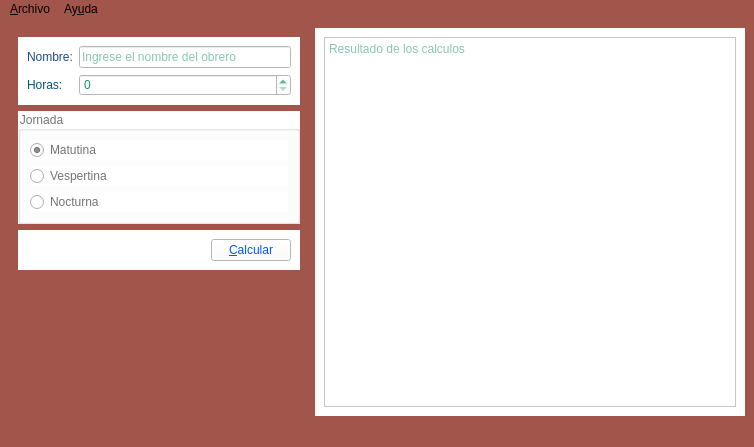
<?xml version="1.0" encoding="UTF-8"?>
<ui version="4.0">
 <class>Salarios</class>
 <widget class="QMainWindow" name="Salarios">
  <property name="geometry">
   <rect>
    <x>0</x>
    <y>0</y>
    <width>754</width>
    <height>447</height>
   </rect>
  </property>
  <property name="minimumSize">
   <size>
    <width>600</width>
    <height>0</height>
   </size>
  </property>
  <property name="windowTitle">
   <string>Salarios</string>
  </property>
  <property name="windowIcon">
   <iconset resource="Recursos.qrc">
    <normaloff>:/recursos/img/salario.png</normaloff>:/recursos/img/salario.png</iconset>
  </property>
  <property name="autoFillBackground">
   <bool>false</bool>
  </property>
  <property name="styleSheet">
   <string notr="true">background-color: rgb(176, 200, 190);
background-color: rgb(161,85,75);</string>
  </property>
  <widget class="QWidget" name="centralwidget">
   <layout class="QHBoxLayout" name="horizontalLayout_3">
    <item>
     <widget class="QWidget" name="widget" native="true">
      <property name="minimumSize">
       <size>
        <width>250</width>
        <height>0</height>
       </size>
      </property>
      <property name="maximumSize">
       <size>
        <width>300</width>
        <height>16777215</height>
       </size>
      </property>
      <property name="styleSheet">
       <string notr="true">color: rgb(31, 40, 95);
</string>
      </property>
      <layout class="QVBoxLayout" name="verticalLayout_2">
       <item>
        <widget class="QWidget" name="widget_3" native="true">
         <property name="styleSheet">
          <string notr="true">color: rgb(18, 141, 106);;
background-color: rgb(255, 255, 255);</string>
         </property>
         <layout class="QFormLayout" name="formLayout">
          <item row="0" column="0">
           <widget class="QLabel" name="label">
            <property name="styleSheet">
             <string notr="true">color: rgb(32, 74, 135);</string>
            </property>
            <property name="text">
             <string>Nombre:</string>
            </property>
           </widget>
          </item>
          <item row="0" column="1">
           <widget class="QLineEdit" name="inNombre">
            <property name="placeholderText">
             <string>Ingrese el nombre del obrero</string>
            </property>
           </widget>
          </item>
          <item row="1" column="0">
           <widget class="QLabel" name="label_2">
            <property name="styleSheet">
             <string notr="true">color: rgb(0, 85, 127);</string>
            </property>
            <property name="text">
             <string>Horas:</string>
            </property>
           </widget>
          </item>
          <item row="1" column="1">
           <widget class="QSpinBox" name="inHoras"/>
          </item>
         </layout>
        </widget>
       </item>
       <item>
        <widget class="QGroupBox" name="groupBox">
         <property name="styleSheet">
          <string notr="true">color: rgb(18, 141, 106);;
color: rgb(0, 85, 255);
color: rgb(115, 115, 115);
background-color: rgb(130, 130, 130);
background-color: rgb(255, 255, 255);</string>
         </property>
         <property name="title">
          <string>Jornada</string>
         </property>
         <layout class="QVBoxLayout" name="verticalLayout">
          <item>
           <widget class="QRadioButton" name="inMatutina">
            <property name="styleSheet">
             <string notr="true">font: 9pt &quot;Segoe UI&quot;;</string>
            </property>
            <property name="text">
             <string>Matutina</string>
            </property>
            <property name="checkable">
             <bool>true</bool>
            </property>
            <property name="checked">
             <bool>true</bool>
            </property>
           </widget>
          </item>
          <item>
           <widget class="QRadioButton" name="inVespertina">
            <property name="text">
             <string>Vespertina</string>
            </property>
           </widget>
          </item>
          <item>
           <widget class="QRadioButton" name="inNocturna">
            <property name="text">
             <string>Nocturna</string>
            </property>
           </widget>
          </item>
         </layout>
        </widget>
       </item>
       <item>
        <widget class="QWidget" name="widget_4" native="true">
         <property name="styleSheet">
          <string notr="true">color: rgb(18, 141, 106);;
background-color: rgb(255, 255, 255);</string>
         </property>
         <layout class="QHBoxLayout" name="horizontalLayout">
          <item>
           <spacer name="horizontalSpacer">
            <property name="orientation">
             <enum>Qt::Horizontal</enum>
            </property>
            <property name="sizeHint" stdset="0">
             <size>
              <width>175</width>
              <height>20</height>
             </size>
            </property>
           </spacer>
          </item>
          <item>
           <widget class="QPushButton" name="btnCalcular">
            <property name="styleSheet">
             <string notr="true">color: rgb(0, 85, 255);</string>
            </property>
            <property name="text">
             <string>&amp;Calcular</string>
            </property>
           </widget>
          </item>
         </layout>
        </widget>
       </item>
       <item>
        <spacer name="verticalSpacer">
         <property name="orientation">
          <enum>Qt::Vertical</enum>
         </property>
         <property name="sizeHint" stdset="0">
          <size>
           <width>20</width>
           <height>45</height>
          </size>
         </property>
        </spacer>
       </item>
      </layout>
     </widget>
    </item>
    <item>
     <widget class="QWidget" name="widget_2" native="true">
      <property name="styleSheet">
       <string notr="true">color: rgb(18, 141, 106);
background-color: rgb(115, 115, 115);
background-color: rgb(255, 255, 255);
</string>
      </property>
      <layout class="QHBoxLayout" name="horizontalLayout_2">
       <item>
        <widget class="QPlainTextEdit" name="outCAlculos">
         <property name="readOnly">
          <bool>true</bool>
         </property>
         <property name="placeholderText">
          <string>Resultado de los calculos</string>
         </property>
        </widget>
       </item>
      </layout>
     </widget>
    </item>
   </layout>
  </widget>
  <widget class="QMenuBar" name="menubar">
   <property name="geometry">
    <rect>
     <x>0</x>
     <y>0</y>
     <width>754</width>
     <height>21</height>
    </rect>
   </property>
   <widget class="QMenu" name="menuArchivo">
    <property name="title">
     <string>&amp;Archivo</string>
    </property>
    <addaction name="actionNuevo"/>
    <addaction name="actionAbrir"/>
    <addaction name="actionGuardar"/>
    <addaction name="separator"/>
    <addaction name="actionCalcular"/>
    <addaction name="separator"/>
    <addaction name="action_Salir"/>
   </widget>
   <widget class="QMenu" name="menuAyuda">
    <property name="title">
     <string>Ay&amp;uda</string>
    </property>
    <addaction name="separator"/>
    <addaction name="separator"/>
    <addaction name="separator"/>
    <addaction name="actionAcerca_de_Salarios"/>
   </widget>
   <addaction name="menuArchivo"/>
   <addaction name="menuAyuda"/>
  </widget>
  <widget class="QStatusBar" name="statusbar"/>
  <action name="actionAcerca_de_Salarios">
   <property name="text">
    <string>Acerca de Salarios</string>
   </property>
  </action>
  <action name="actionNuevo">
   <property name="text">
    <string>&amp;Nuevo</string>
   </property>
   <property name="shortcut">
    <string>Ctrl+N</string>
   </property>
   <property name="shortcutVisibleInContextMenu">
    <bool>true</bool>
   </property>
  </action>
  <action name="actionAbrir">
   <property name="text">
    <string>&amp;Abrir</string>
   </property>
   <property name="shortcut">
    <string>Ctrl+A</string>
   </property>
  </action>
  <action name="actionGuardar">
   <property name="text">
    <string>&amp;Guardar</string>
   </property>
   <property name="shortcut">
    <string>Ctrl+S</string>
   </property>
  </action>
  <action name="actionCalcular">
   <property name="text">
    <string>&amp;Calcular</string>
   </property>
   <property name="shortcut">
    <string>F1</string>
   </property>
  </action>
  <action name="action_Salir">
   <property name="text">
    <string>&amp;Salir</string>
   </property>
   <property name="shortcut">
    <string>Ctrl+Q</string>
   </property>
  </action>
 </widget>
 <resources>
  <include location="Recursos.qrc"/>
 </resources>
 <connections/>
</ui>
